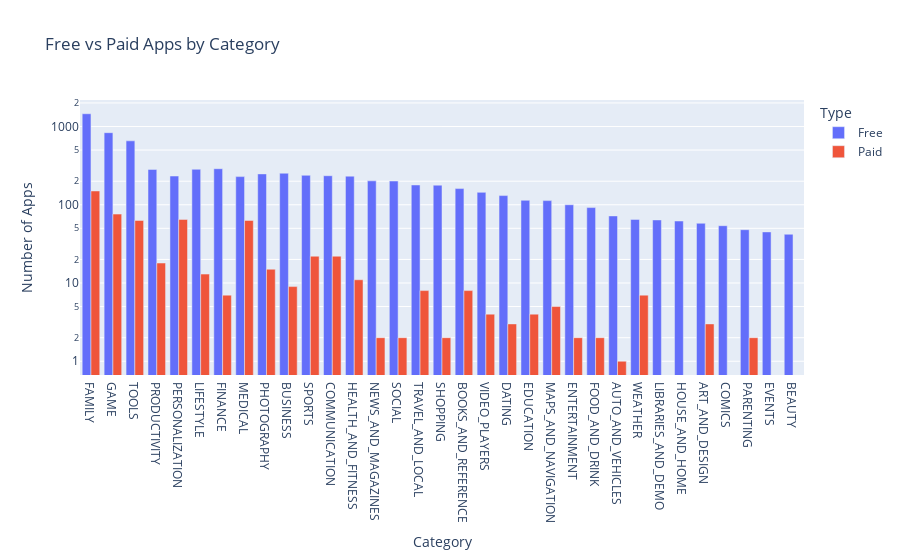

This figure's notebook cell:
### Code cell
g_bar = px.bar(df_free_vs_paid,
              x='Category',
              y='App',
              title='Free vs Paid Apps by Category',
              color='Type',
              barmode='group')

g_bar.update_layout(
                xaxis_title='Category',
                yaxis_title='Number of Apps',
                xaxis={'categoryorder': 'total descending'},
                yaxis=dict(type='log')
)

g_bar.show();

### Figure 1 — Plotly figure (JSON) as saved in the notebook; plotly's stock layout.template omitted (floating-point values rounded to 4 significant figures)
{"data": [{"alignmentgroup": "True", "hovertemplate": "Type=Free<br>Category=%{x}<br>App=%{y}<extra></extra>", "legendgroup": "Free", "marker": {"color": "#636efa"}, "name": "Free", "offsetgroup": "Free", "orientation": "v", "showlegend": true, "textposition": "auto", "type": "bar", "x": ["ART_AND_DESIGN", "AUTO_AND_VEHICLES", "BEAUTY", "BOOKS_AND_REFERENCE", "BUSINESS", "COMICS", "COMMUNICATION", "DATING", "EDUCATION", "ENTERTAINMENT", "EVENTS", "FAMILY", "FINANCE", "FOOD_AND_DRINK", "GAME", "HEALTH_AND_FITNESS", "HOUSE_AND_HOME", "LIBRARIES_AND_DEMO", "LIFESTYLE", "MAPS_AND_NAVIGATION", "MEDICAL", "NEWS_AND_MAGAZINES", "PARENTING", "PERSONALIZATION", "PHOTOGRAPHY", "PRODUCTIVITY", "SHOPPING", "SOCIAL", "SPORTS", "TOOLS", "TRAVEL_AND_LOCAL", "VIDEO_PLAYERS", "WEATHER"], "xaxis": "x", "y": [58, 72, 42, 161, 253, 54, 235, 131, 114, 100, 45, 1456, 289, 92, 834, 232, 62, 64, 284, 113, 229, 202, 48, 233, 248, 283, 178, 201, 238, 656, 179, 144, 65], "yaxis": "y"}, {"alignmentgroup": "True", "hovertemplate": "Type=Paid<br>Category=%{x}<br>App=%{y}<extra></extra>", "legendgroup": "Paid", "marker": {"color": "#EF553B"}, "name": "Paid", "offsetgroup": "Paid", "orientation": "v", "showlegend": true, "textposition": "auto", "type": "bar", "x": ["ART_AND_DESIGN", "AUTO_AND_VEHICLES", "BOOKS_AND_REFERENCE", "BUSINESS", "COMMUNICATION", "DATING", "EDUCATION", "ENTERTAINMENT", "FAMILY", "FINANCE", "FOOD_AND_DRINK", "GAME", "HEALTH_AND_FITNESS", "LIFESTYLE", "MAPS_AND_NAVIGATION", "MEDICAL", "NEWS_AND_MAGAZINES", "PARENTING", "PERSONALIZATION", "PHOTOGRAPHY", "PRODUCTIVITY", "SHOPPING", "SOCIAL", "SPORTS", "TOOLS", "TRAVEL_AND_LOCAL", "VIDEO_PLAYERS", "WEATHER"], "xaxis": "x", "y": [3, 1, 8, 9, 22, 3, 4, 2, 150, 7, 2, 76, 11, 13, 5, 63, 2, 2, 65, 15, 18, 2, 2, 22, 63, 8, 4, 7], "yaxis": "y"}], "layout": {"barmode": "group", "legend": {"title": {"text": "Type"}, "tracegroupgap": 0}, "title": {"text": "Free vs Paid Apps by Category"}, "xaxis": {"anchor": "y", "categoryorder": "total descending", "domain": [0, 1], "title": {"text": "Category"}}, "yaxis": {"anchor": "x", "domain": [0, 1], "title": {"text": "Number of Apps"}, "type": "log"}}}
